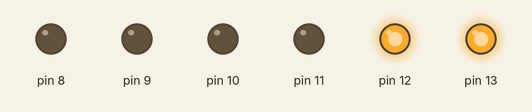
This sketch was run on a simulated Arduino Uno, built with avr-gcc and run on an emulated ATmega328P. On the bench: output pins drawn as LEDs (lit = HIGH).

Above: at 0.02 s.
At 0.37 s:
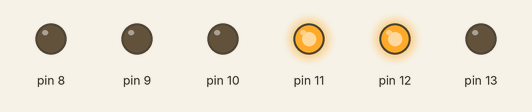
At 0.72 s:
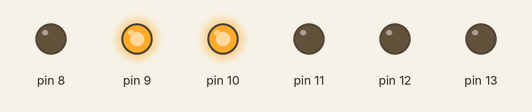
At 1.47 s:
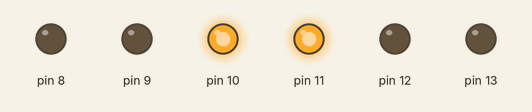
At 2.22 s:
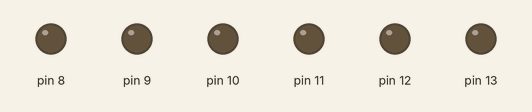
At 2.92 s:
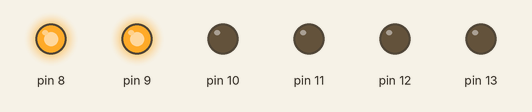
Timing chart, 0 to 3.2 s (numbered marks = the images above):
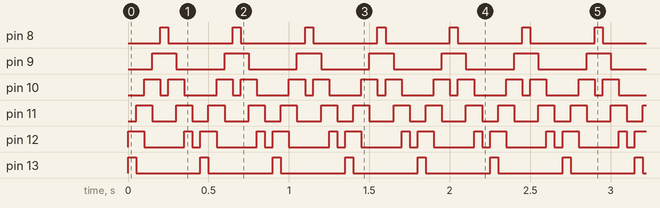

The sketch:

good_code_arduino.ino
```cpp
int x = 50;
void setup ()  {
  pinMode (13, OUTPUT);
  pinMode (12, OUTPUT);
  pinMode (11, OUTPUT);
  pinMode (10, OUTPUT);
  pinMode (9, OUTPUT);
  pinMode (8, OUTPUT);
} // setup
void loop() {
  digitalWrite(13, HIGH);
  digitalWrite(12, HIGH);
  delay(x);
  digitalWrite(13, LOW);
  digitalWrite(12, LOW);
  digitalWrite(12, HIGH);
  digitalWrite(11, HIGH);
  delay(x);
  digitalWrite(12, LOW);
  digitalWrite(11, LOW);
  digitalWrite(11, HIGH);
  digitalWrite(10, HIGH);
  delay(x);
  digitalWrite(11, LOW);
  digitalWrite(10, LOW);
  digitalWrite(10, HIGH);
  digitalWrite(9, HIGH);
  delay(x);
  digitalWrite(10, LOW);
  digitalWrite(9, LOW);
  digitalWrite(9, HIGH);
  digitalWrite(8, HIGH);
  delay(x);
  digitalWrite(9, LOW);
  digitalWrite(8, LOW);
  digitalWrite(10, HIGH);
  digitalWrite(9, HIGH);
  delay(x);
  digitalWrite(10, LOW);
  digitalWrite(9, LOW);
  digitalWrite(11, HIGH);
  digitalWrite(10, HIGH);
  delay(x);
  digitalWrite(11, LOW);
  digitalWrite(10, LOW);
  digitalWrite(12, HIGH);
  digitalWrite(11, HIGH);
  delay(x);
  digitalWrite(12, LOW);
  digitalWrite(11, LOW);
  delay(x);

}
```

Measured:
- by itself, pin 8, pin 13: alternates HIGH for 0.05 s and LOW for 0.40 s
- by itself, pin 9: alternates HIGH for 0.15 s and LOW for 0.30 s
- by itself, pin 10: repeats every 0.45 s: LOW 0.05 s, HIGH 0.10 s, LOW 0.20 s, HIGH 0.10 s
- by itself, pin 11: alternates HIGH for 0.10 s and LOW for 0.15 s
- by itself, pin 12: repeats every 0.45 s: LOW 0.25 s, HIGH 0.05 s, LOW 0.05 s, HIGH 0.10 s
